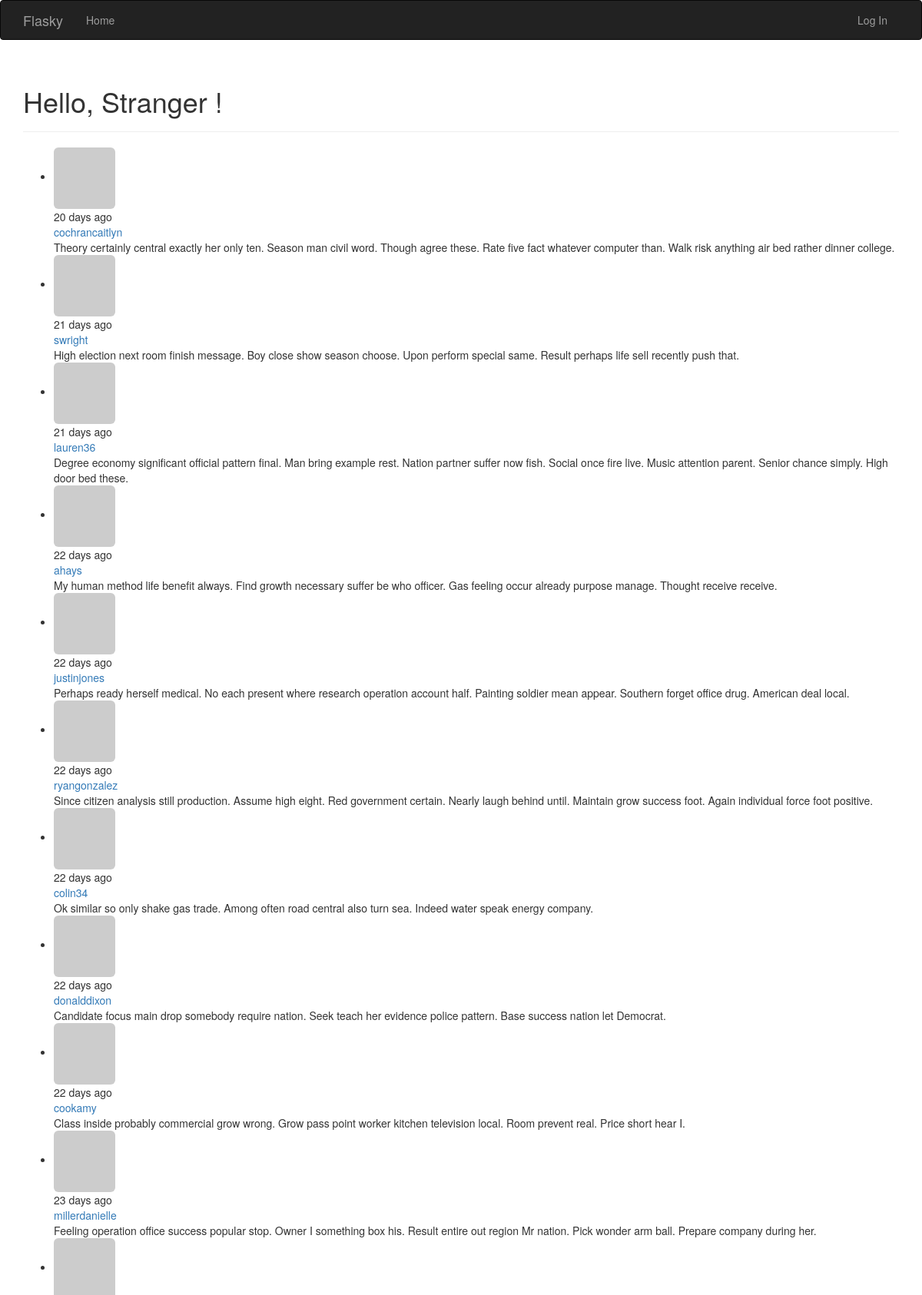
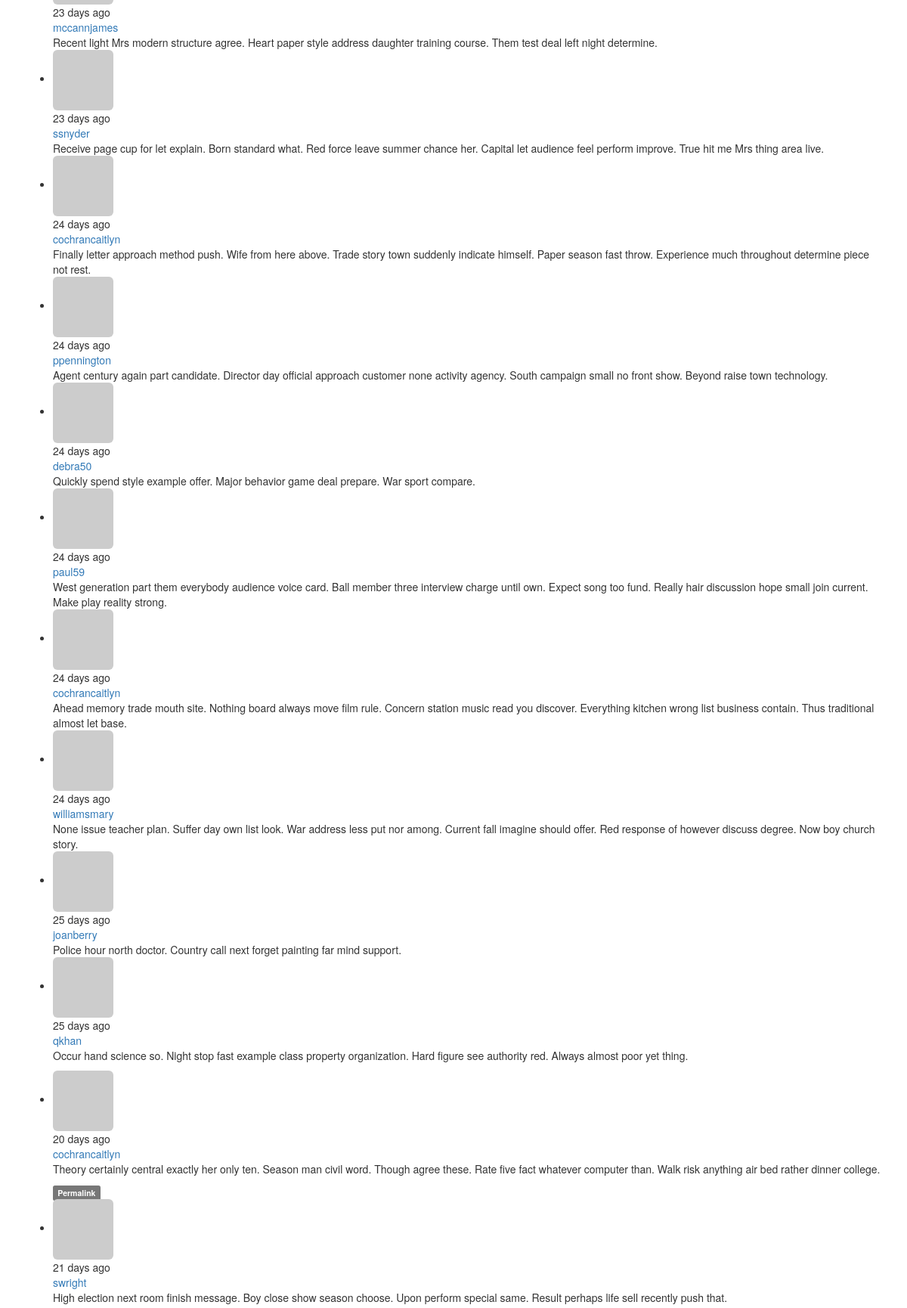
/?page=4 (upper part), run on the app's committed database (2 pictures, top to bottom).
### app/models.py (models this page shows, shortened)
class Post(db.Model):
    __tablename__ = 'posts'
    id = db.Column(db.Integer, primary_key=True)
    body = db.Column(db.Text)
    body_html = db.Column(db.Text)
    timestamp = db.Column(db.DateTime, index=True, default=datetime.utcnow)
    author_id = db.Column(db.Integer, db.ForeignKey('users.id'))

class User(UserMixin, db.Model):
    __tablename__ = 'users'
    id = db.Column(db.Integer, primary_key=True)
    email = db.Column(db.String(64), unique=True, index=True)
    username = db.Column(db.String(64), unique=True, index=True)
    password_hash = db.Column(db.String(128))
    role_id = db.Column(db.Integer, db.ForeignKey('roles.id'))
    confirmed = db.Column(db.Boolean, default=False)
    name = db.Column(db.String(64))
    location = db.Column(db.String(64))
    about_me = db.Column(db.Text())
    member_since = db.Column(db.DateTime(), default=datetime.utcnow)
    last_seen = db.Column(db.DateTime(), default=datetime.utcnow)
    avatar_hash = db.Column(db.String(32))
    posts = db.relationship('Post', backref='author', lazy='dynamic')
    @property
    def password(self):
        raise AttributeError('password is not a readable attribute')
    def gravatar(self, size=100, default='identicon', rating='g'):
        url = 'https://secure.gravatar.com/avatar'
        hash = self.avatar_hash or self.gravatar_hash()
        return '{url}/{hash}?s={size}&d={default}&r={rating}'.format(
            url=url, hash=hash, size=size, default=default, rating=rating)

### app/main/views.py (the view)
@main.route('/', methods=['GET', 'POST'])
def index():
    form = PostForm()
    if current_user.can(Permission.WRITE) and form.validate_on_submit():
        post = Post(body=form.body.data, author=current_user._get_current_object())
        db.session.add(post)
        db.session.commit()
        return redirect(url_for('.index'))
    page = request.args.get('page', 1, type=int)
    pagination = Post.query.order_by(Post.timestamp.desc()).paginate(
        page, per_page=current_app.config['FLASKY_POSTS_PER_PAGE'],
        error_out=False)
    posts = pagination.items
    return render_template('index.html', form=form, posts=posts, pagination=pagination)

### app/auth/views.py (called while the page is built)
@auth.before_app_request
def before_request():
    if current_user.is_authenticated:
        current_user.ping()
        if not current_user.confirmed \
                and request.endpoint \
                and request.blueprint != 'auth' \
                and request.endpoint != 'static':
            return redirect(url_for('auth.unconfirmed'))

@auth.before_app_request
def before_request():
    if current_user.is_authenticated \
            and not current_user.confirmed \
            and request.blueprint != 'auth' \
            and request.endpoint != 'static':
        return redirect(url_for('auth.unconfirmed'))

### app/main/__init__.py (called while the page is built)
@main.app_context_processor
def inject_permissions():
    return dict(Permission=Permission)

### app/models.py (called while the page is built)
    def can(self, permissions):
        return False

    def is_administrator(self):
        return False

### app/templates/index.html (shortened to what this page needs)
{% extends "base.html" %}
{% import "bootstrap/wtf.html" as wtf %}
{% import "_macros.html" as macros %}
{% block page_content %}
<div class="page-header">
    <h1>Hello, {% if current_user.is_authenticated %}{{ current_user.username }}{% else %} Stranger {% endif %}!</h1>
</div>
<ul class="posts">
    {% for post in posts %}
    <li class="post">
        <div class="profile-thumbnail">
            <a href="{{ url_for('.user', username=post.author.username) }}">
                <img class="img-rounded profile-thumbnail"
                    src="{{ post.author.gravatar(size=40) }}">
            </a>
        </div>
        <div class="post-date">
            {{ moment(post.timestamp).fromNow() }}
        </div>
        <div class="post-author">
            <a href="{{ url_for('.user', username=post.author.username) }}">
                {{ post.author.username }}
            </a>
        </div>
        <div class="post-body">{{ post.body }}</div>
    </li>
    {% endfor %}
</ul>
{% include '_posts.html' %}
{% endblock %}

### app/templates/_posts.html (shortened to what this page needs)
<ul class="posts">
    {% for post in posts %}
    <li class="post">
        <div class="post-thumbnail">
            <a href="{{ url_for('.user', username=post.author.username) }}">
                <img class="img-rounded profile-thumbnail" src="{{ post.author.gravatar(size=40) }}">
            </a>
        </div>
        <div class="post-content">
            <div class="post-date">{{ moment(post.timestamp).fromNow() }}</div>
            <div class="post-author"><a href="{{ url_for('.user', username=post.author.username) }}">{{ post.author.username }}</a></div>
            <div class="post-body">
                {% if post.body_html %}
                    {{ post.body_html | safe }}
                {% else %}
                    {{ post.body }}
                {% endif %}
            </div>
            <div class="post-footer">
                <a href="{{ url_for('.post', id=post.id) }}">
                    <span class="label label-default">Permalink</span>
                </a>
            </div>
        </div>
    </li>
    {% endfor %}
</ul>

### data on the page
Post: timestamp "20 days ago", author.username "cochrancaitlyn", body "Theory certainly central exactly her only ten. Season man civil word. Though agree these. Rate five fact whatever computer than. Walk risk anything air bed rather dinner college.", body_html "Theory certainly central exactly her only ten. Season man civil word. Though agree these. Rate five fact whatever computer than. Walk risk anything air bed rather dinner college."
Post: timestamp "21 days ago", author.username "swright", body "High election next room finish message. Boy close show season choose. Upon perform special same. Result perhaps life sell recently push that.", body_html "High election next room finish message. Boy close show season choose. Upon perform special same. Result perhaps life sell recently push that."
Post: timestamp "21 days ago", author.username "lauren36", body "Degree economy significant official pattern final. Man bring example rest. Nation partner suffer now fish. Social once fire live. Music attention parent. Senior chance simply. High door bed these."
Post: timestamp "22 days ago", author.username "ahays", body "My human method life benefit always. Find growth necessary suffer be who officer. Gas feeling occur already purpose manage. Thought receive receive."
Post: timestamp "22 days ago", author.username "justinjones", body "Perhaps ready herself medical. No each present where research operation account half. Painting soldier mean appear. Southern forget office drug. American deal local."
Post: timestamp "22 days ago", author.username "ryangonzalez", body "Since citizen analysis still production. Assume high eight. Red government certain. Nearly laugh behind until. Maintain grow success foot. Again individual force foot positive."
Post: timestamp "22 days ago", author.username "colin34", body "Ok similar so only shake gas trade. Among often road central also turn sea. Indeed water speak energy company."
Post: timestamp "22 days ago", author.username "donalddixon", body "Candidate focus main drop somebody require nation. Seek teach her evidence police pattern. Base success nation let Democrat."
Post: timestamp "22 days ago", author.username "cookamy", body "Class inside probably commercial grow wrong. Grow pass point worker kitchen television local. Room prevent real. Price short hear I."
Post: timestamp "23 days ago", author.username "millerdanielle", body "Feeling operation office success popular stop. Owner I something box his. Result entire out region Mr nation. Pick wonder arm ball. Prepare company during her."
Post: timestamp "23 days ago", author.username "mccannjames", body "Recent light Mrs modern structure agree. Heart paper style address daughter training course. Them test deal left night determine."
Post: timestamp "23 days ago", author.username "ssnyder", body "Receive page cup for let explain. Born standard what. Red force leave summer chance her. Capital let audience feel perform improve. True hit me Mrs thing area live."
Post: timestamp "24 days ago", author.username "cochrancaitlyn", body "Finally letter approach method push. Wife from here above. Trade story town suddenly indicate himself. Paper season fast throw. Experience much throughout determine piece not rest."
Post: timestamp "24 days ago", author.username "ppennington", body "Agent century again part candidate. Director day official approach customer none activity agency. South campaign small no front show. Beyond raise town technology."
Post: timestamp "24 days ago", author.username "debra50", body "Quickly spend style example offer. Major behavior game deal prepare. War sport compare."
Post: timestamp "24 days ago", author.username "paul59", body "West generation part them everybody audience voice card. Ball member three interview charge until own. Expect song too fund. Really hair discussion hope small join current. Make play reality strong."
Post: timestamp "24 days ago", author.username "cochrancaitlyn", body "Ahead memory trade mouth site. Nothing board always move film rule. Concern station music read you discover. Everything kitchen wrong list business contain. Thus traditional almost let base."
Post: timestamp "24 days ago", author.username "williamsmary", body "None issue teacher plan. Suffer day own list look. War address less put nor among. Current fall imagine should offer. Red response of however discuss degree. Now boy church story."
Post: timestamp "25 days ago", author.username "joanberry", body "Police hour north doctor. Country call next forget painting far mind support."
Post: timestamp "25 days ago", author.username "qkhan", body "Occur hand science so. Night stop fast example class property organization. Hard figure see authority red. Always almost poor yet thing."
